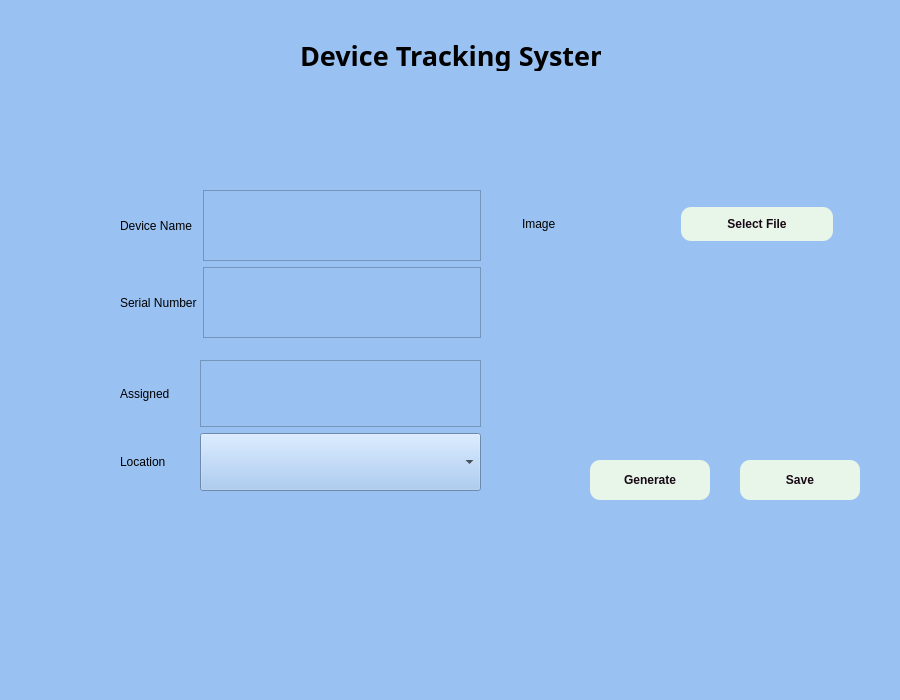
<?xml version="1.0" encoding="UTF-8"?>
<ui version="4.0">
 <class>MainWindow</class>
 <widget class="QMainWindow" name="MainWindow">
  <property name="geometry">
   <rect>
    <x>0</x>
    <y>0</y>
    <width>900</width>
    <height>700</height>
   </rect>
  </property>
  <property name="windowTitle">
   <string>MainWindow</string>
  </property>
  <property name="styleSheet">
   <string notr="true">background-color: rgb(153, 193, 241);
</string>
  </property>
  <widget class="QWidget" name="centralwidget">
   <widget class="QLabel" name="label">
    <property name="geometry">
     <rect>
      <x>300</x>
      <y>40</y>
      <width>301</width>
      <height>31</height>
     </rect>
    </property>
    <property name="font">
     <font>
      <family>Umpush</family>
      <pointsize>20</pointsize>
      <bold>true</bold>
     </font>
    </property>
    <property name="text">
     <string>Device Tracking System</string>
    </property>
   </widget>
   <widget class="QPushButton" name="SaveB">
    <property name="geometry">
     <rect>
      <x>740</x>
      <y>460</y>
      <width>120</width>
      <height>40</height>
     </rect>
    </property>
    <property name="font">
     <font>
      <bold>true</bold>
     </font>
    </property>
    <property name="styleSheet">
     <string notr="true">background-color: #e8f5e9;
color:#170a16;
border-radius:10px;</string>
    </property>
    <property name="text">
     <string>Save</string>
    </property>
   </widget>
   <widget class="QPushButton" name="GenerateB">
    <property name="geometry">
     <rect>
      <x>590</x>
      <y>460</y>
      <width>120</width>
      <height>40</height>
     </rect>
    </property>
    <property name="font">
     <font>
      <bold>true</bold>
     </font>
    </property>
    <property name="styleSheet">
     <string notr="true">background-color: #e8f5e9;
color:#170a16;
border-radius:10px;</string>
    </property>
    <property name="text">
     <string>Generate</string>
    </property>
   </widget>
   <widget class="QWidget" name="layoutWidget">
    <property name="geometry">
     <rect>
      <x>120</x>
      <y>190</y>
      <width>361</width>
      <height>148</height>
     </rect>
    </property>
    <layout class="QGridLayout" name="gridLayout">
     <item row="0" column="0">
      <widget class="QLabel" name="label_2">
       <property name="text">
        <string>Device Name</string>
       </property>
      </widget>
     </item>
     <item row="0" column="1">
      <widget class="QTextEdit" name="DeviceName"/>
     </item>
     <item row="1" column="0">
      <widget class="QLabel" name="label_3">
       <property name="text">
        <string>Serial Number</string>
       </property>
      </widget>
     </item>
     <item row="1" column="1">
      <widget class="QTextEdit" name="SerialNo"/>
     </item>
    </layout>
   </widget>
   <widget class="QWidget" name="layoutWidget">
    <property name="geometry">
     <rect>
      <x>120</x>
      <y>360</y>
      <width>361</width>
      <height>131</height>
     </rect>
    </property>
    <layout class="QGridLayout" name="gridLayout_2">
     <property name="leftMargin">
      <number>0</number>
     </property>
     <property name="horizontalSpacing">
      <number>30</number>
     </property>
     <item row="0" column="0">
      <widget class="QLabel" name="label_5">
       <property name="text">
        <string>Assigned</string>
       </property>
      </widget>
     </item>
     <item row="0" column="1">
      <widget class="QTextEdit" name="AssignedTo"/>
     </item>
     <item row="1" column="0">
      <widget class="QLabel" name="label_4">
       <property name="text">
        <string>Location</string>
       </property>
      </widget>
     </item>
     <item row="1" column="1">
      <widget class="QComboBox" name="Location">
       <property name="styleSheet">
        <string notr="true">padding:20;
</string>
       </property>
      </widget>
     </item>
    </layout>
   </widget>
   <widget class="QWidget" name="layoutWidget">
    <property name="geometry">
     <rect>
      <x>522</x>
      <y>189</y>
      <width>311</width>
      <height>71</height>
     </rect>
    </property>
    <layout class="QGridLayout" name="gridLayout_3">
     <item row="0" column="0">
      <widget class="QLabel" name="label_6">
       <property name="text">
        <string>Image</string>
       </property>
      </widget>
     </item>
     <item row="0" column="1">
      <widget class="QPushButton" name="SelectImg">
       <property name="font">
        <font>
         <bold>true</bold>
        </font>
       </property>
       <property name="styleSheet">
        <string notr="true">background-color: #e8f5e9;
color:#170a16;
border-radius:10px;
padding:10;</string>
       </property>
       <property name="text">
        <string>Select File</string>
       </property>
      </widget>
     </item>
    </layout>
   </widget>
   <widget class="QLabel" name="notification1">
    <property name="geometry">
     <rect>
      <x>550</x>
      <y>270</y>
      <width>251</width>
      <height>70</height>
     </rect>
    </property>
    <property name="text">
     <string/>
    </property>
   </widget>
  </widget>
  <widget class="QStatusBar" name="statusbar"/>
 </widget>
 <resources/>
 <connections/>
</ui>
